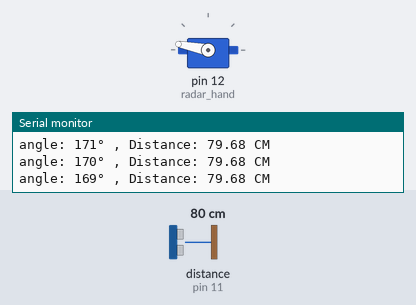
Simulated run of this sketch. Board: Arduino Uno, built with avr-gcc and run on an emulated ATmega328P. Shown: servo, the last lines printed to the serial monitor. Wiring (inferred from the names in the program): ultrasonic range finder: trigger pin 10; echo pin 11. The test bench sets the inputs (shaded band); at power-on: distance to the obstacle (sensor on pin 11) 80 cm. The echo pulse lasts 58.3 µs per cm.

Above: at 1.2 s.
1.3 s: distance to the obstacle (sensor on pin 11) set to 35 cm
At 2.46 s:
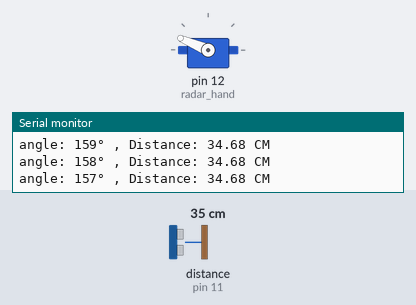
4.3 s: distance to the obstacle (sensor on pin 11) set to 2 cm
At 4.52 s:
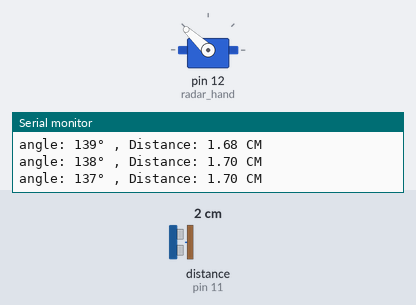
Timing chart, 0 to 22.3 s (numbered marks = the images above; inputs shaded):
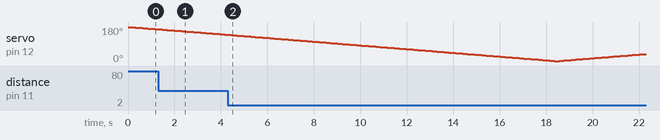

The sketch:

Arduino_Radar_Serialmonitor.ino
```cpp
#include <Servo.h>

Servo radar_hand;

const int Trig = 10;
const int Echo = 11;

#define step 1
#define speed_sound 0.0343
#define Failed 0

double distance;
double duration;


void radar_sweep()
{

  for(int i = 180; i >= 0; i--)
  {
    radar_hand.write(i);
    Serial.print("angle: ");
    delay(100);
    Serial.print(i);
    Serial.print("° ");
    ultra_sonic();

  }
  for(int i = 0; i <= 180; i++)
  {
    radar_hand.write(i);
    delay(100);
    Serial.print("Angle: ");
    Serial.print(i);
    Serial.print("° ");
    ultra_sonic();

  }

}

void ultra_sonic()
{
  digitalWrite(Trig,HIGH);
  delayMicroseconds(10);
  digitalWrite(Trig,LOW);
  duration = pulseIn(Echo, HIGH);
  if( duration < 38000 )
  {
    distance = (duration * speed_sound)/2;
    Serial.print(", Distance: ");
    Serial.print(distance);
    Serial.println(" CM");
  }
  else
  {
    Serial.println("Failed to read object.");
    Serial.println(Failed);
  }

}

void setup()
{
  pinMode(Trig, OUTPUT);
  pinMode(Echo, INPUT);
  Serial.begin(9600);
  radar_hand.attach(12);
}
void loop()
{
  radar_sweep();
}
```
